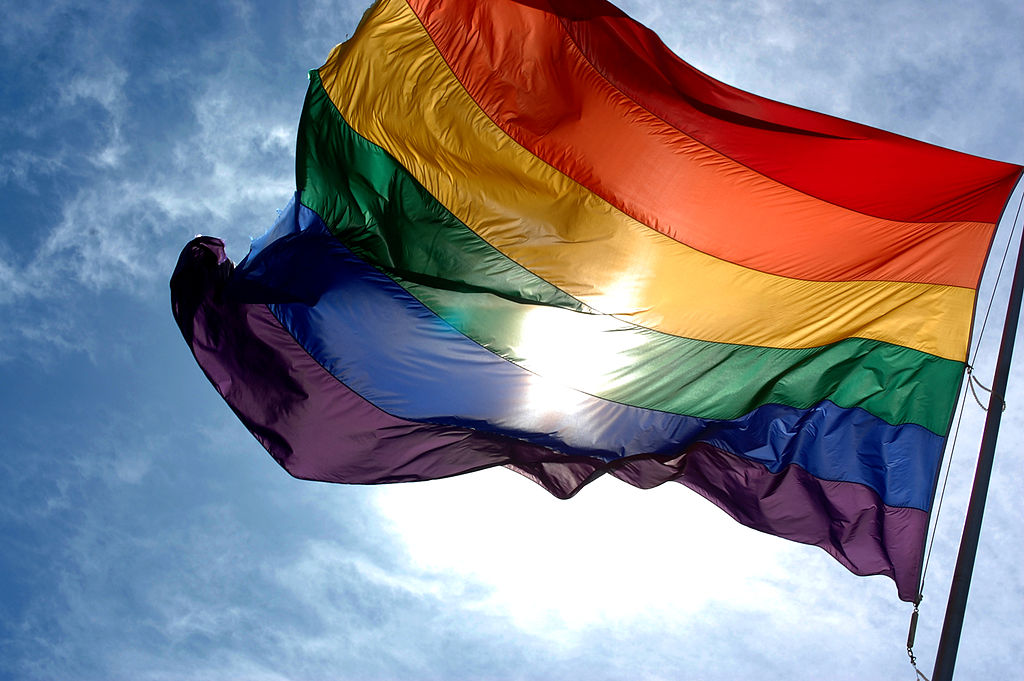
#> input picture CV Part 4_ Feature vectors/images/rainbow_flag.jpg, 1024 x 681 px
$ jupyter execute '1. Image Pyramids.ipynb'   (shell and % lines are left out)
#> lines starting #> are read from the running program, lines starting #| are printed output that depends on the picture
### Image Pyramids

At each level of **Image pyramid** we downsample our original image.<br>
In this notebook we are going to look throw the process of downsampling and construction of few layers of an image pyramid.

### Libraries import

[cell 1]
import numpy as np
import cv2
import matplotlib.pyplot as plt

Start with original image loading - we are going to display **rainbow image**.

[cell 2]
img = cv2.imread('images/rainbow_flag.jpg')
#> img is the input picture: shape (681, 1024, 3); mean B, G, R 139.6, 129.7, 134
img_copy = np.copy(img)
img_copy = cv2.cvtColor(img_copy, cv2.COLOR_BGR2RGB)

f = plt.figure(figsize = (16,6))
plt.imshow(img_copy)

In the image pyramid the higher the layer the smaller the size of image. <br>
Let's use `cv2.pyrDown()`, that **inputs an original image (no need to convert to gray/binary) and returns a downsampled version of it**.<br>
Note, that function downlamples the image by **factor of 2**.

In this example, we are going to display **4 layers (original + 3 downsampled image) pyramid**.<br>
Note as well, that we are going to **specify x-axis and y-axis** in the way that:
 - images of all levels will lay on original-image axises.
 - **x-axis**: from 0 to width of original image;
 - **y-axis**: from height of original image to 0.


[cell 3]
img_copy.shape
#> Out = (681, 1024, 3)

[cell 4]
level_1 = cv2.pyrDown(img_copy)
level_2 = cv2.pyrDown(level_1)
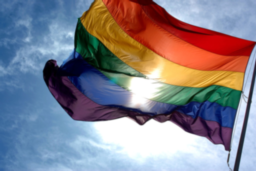
#> level_2: shape (171, 256, 3); mean R, G, B 133.9, 129.7, 139.7
level_3 = cv2.pyrDown(level_2)
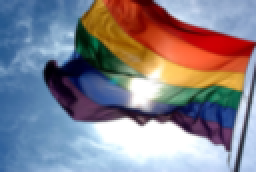
#> level_3: shape (86, 128, 3) (shown 2 times larger); mean R, G, B 133.7, 129.7, 139.9

[cell 5]
f, (ax1, ax2, ax3, ax4) = plt.subplots(1,4, figsize = (20,7))

ax1.imshow(img_copy)
ax1.set_title('Original image')

ax2.imshow(level_1)
ax2.set_title('Level 1 image')
ax2.set_xlim(0, img_copy.shape[1])
ax2.set_ylim(img_copy.shape[0], 0)

ax3.imshow(level_2)
ax3.set_title('Level 2 image')
ax3.set_xlim(0, img_copy.shape[1])
ax3.set_ylim(img_copy.shape[0], 0)

ax4.imshow(level_3)
ax4.set_title('Level 3 image')
ax4.set_xlim(0, img_copy.shape[1])
ax4.set_ylim(img_copy.shape[0], 0)
#> Out = (681, 0)
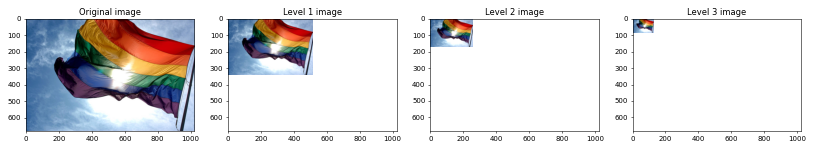
#> figure drawn by matplotlib, 4 panels

$ run again, with CV Part 4_ Feature vectors/images/Team.jpeg copied over CV Part 4_ Feature vectors/images/rainbow_flag.jpg
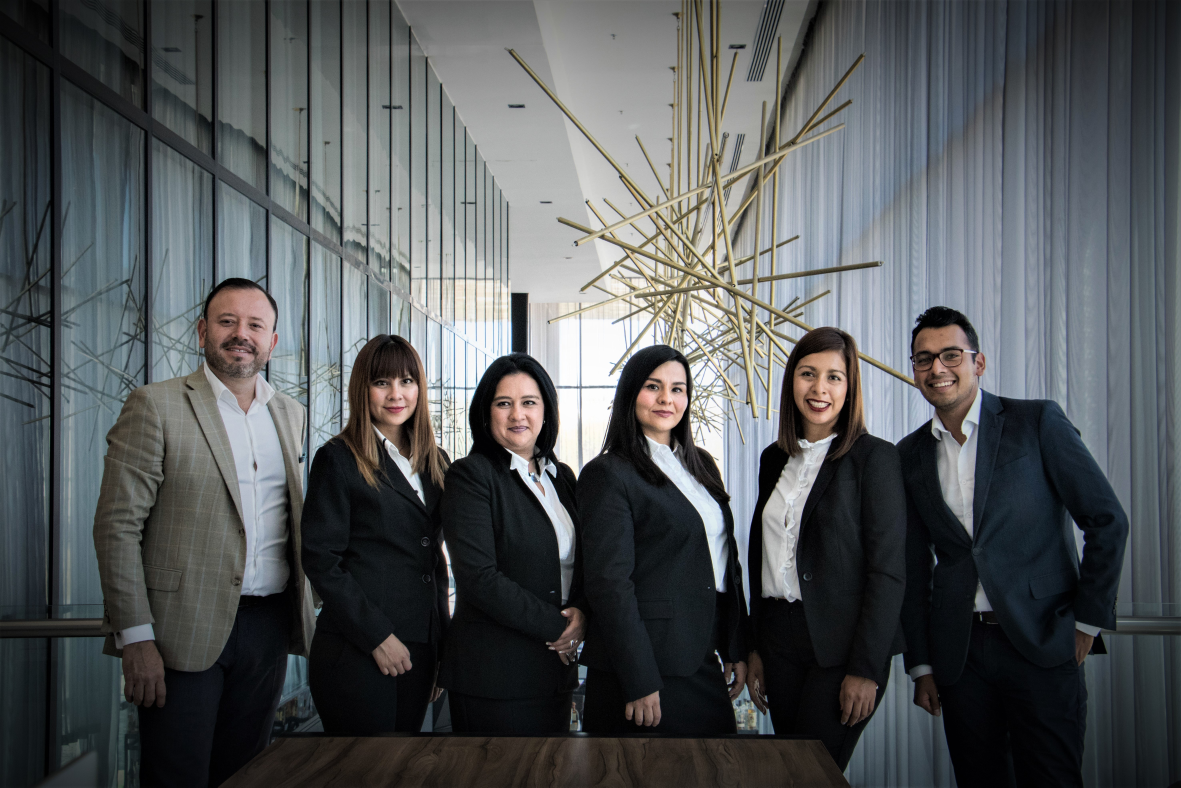
#> input picture CV Part 4_ Feature vectors/images/Team.jpeg, 5905 x 3937 px (shown at 1/5 size)
#> img is the input picture: shape (3937, 5905, 3); mean B, G, R 88.3, 86.5, 83.2
#> `level_3 = cv2.pyrDown(level_2)`:
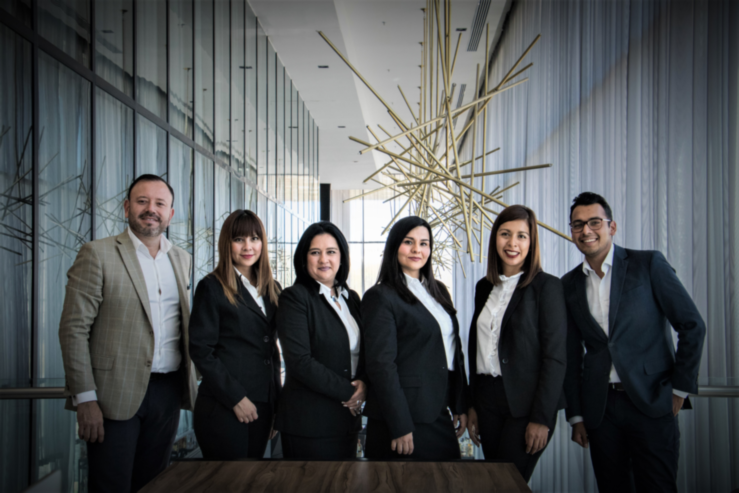
#> level_3: shape (493, 739, 3); mean R, G, B 83.1, 86.5, 88.2
#> `[cell 5] f, (ax1, ax2, ax3, ax4) = plt.subplots(1,4, figsize = (20,7))..`:
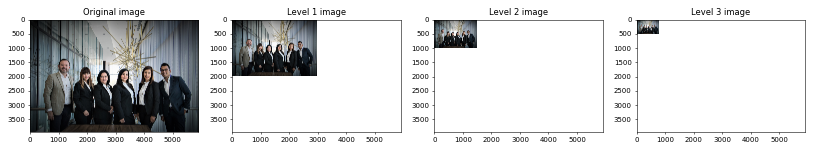
#> figure drawn by matplotlib, 4 panels

$ run again, with CV Part 4_ Feature vectors/images/cat.jpeg copied over CV Part 4_ Feature vectors/images/rainbow_flag.jpg
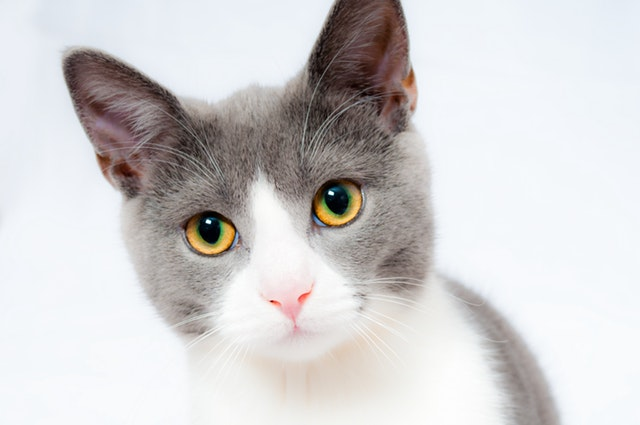
#> input picture CV Part 4_ Feature vectors/images/cat.jpeg, 640 x 425 px
#> img is the input picture: shape (425, 640, 3); mean B, G, R 208.1, 207.7, 209.6
#> `level_2 = cv2.pyrDown(level_1)`:
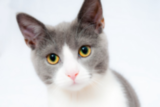
#> level_2: shape (107, 160, 3); mean R, G, B 209.7, 207.8, 208.3
#> `[cell 5] f, (ax1, ax2, ax3, ax4) = plt.subplots(1,4, figsize = (20,7))..`:
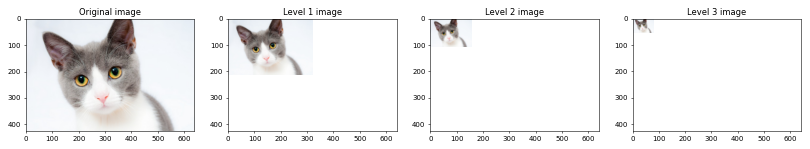
#> figure drawn by matplotlib, 4 panels
